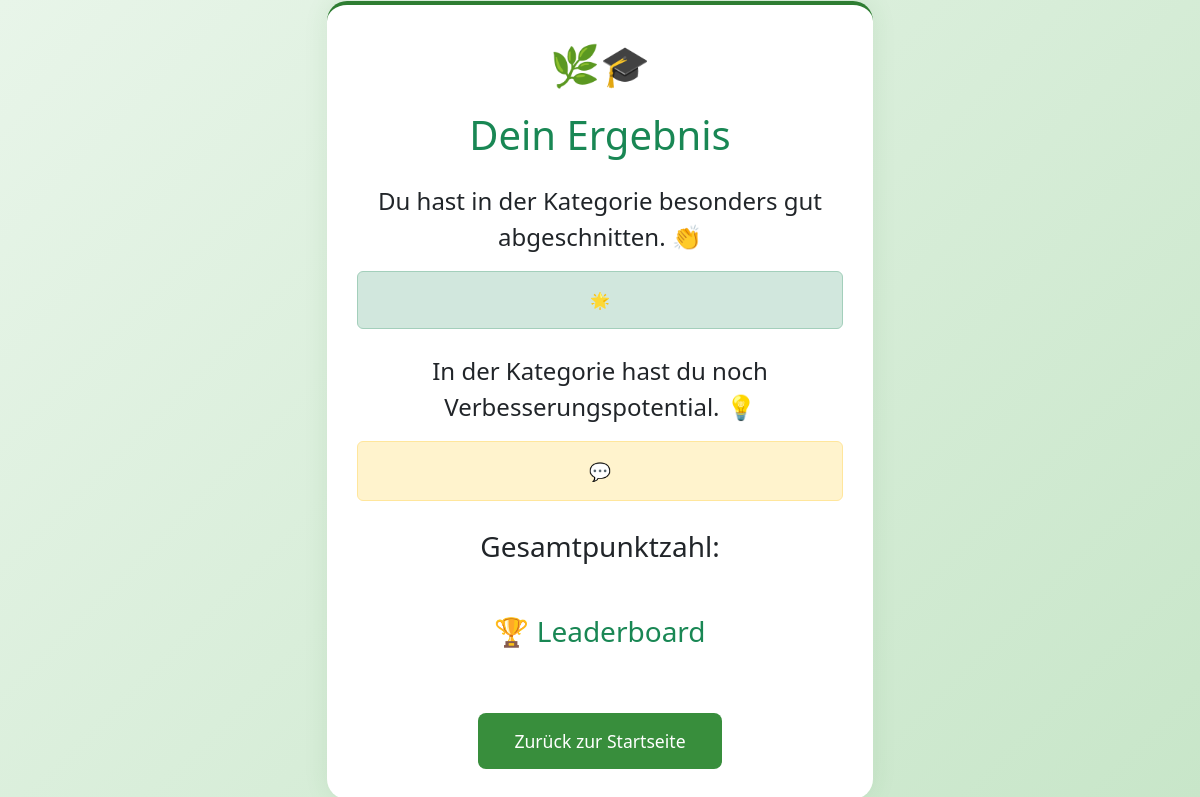
/results/, run on an earlier commit of the app's database.
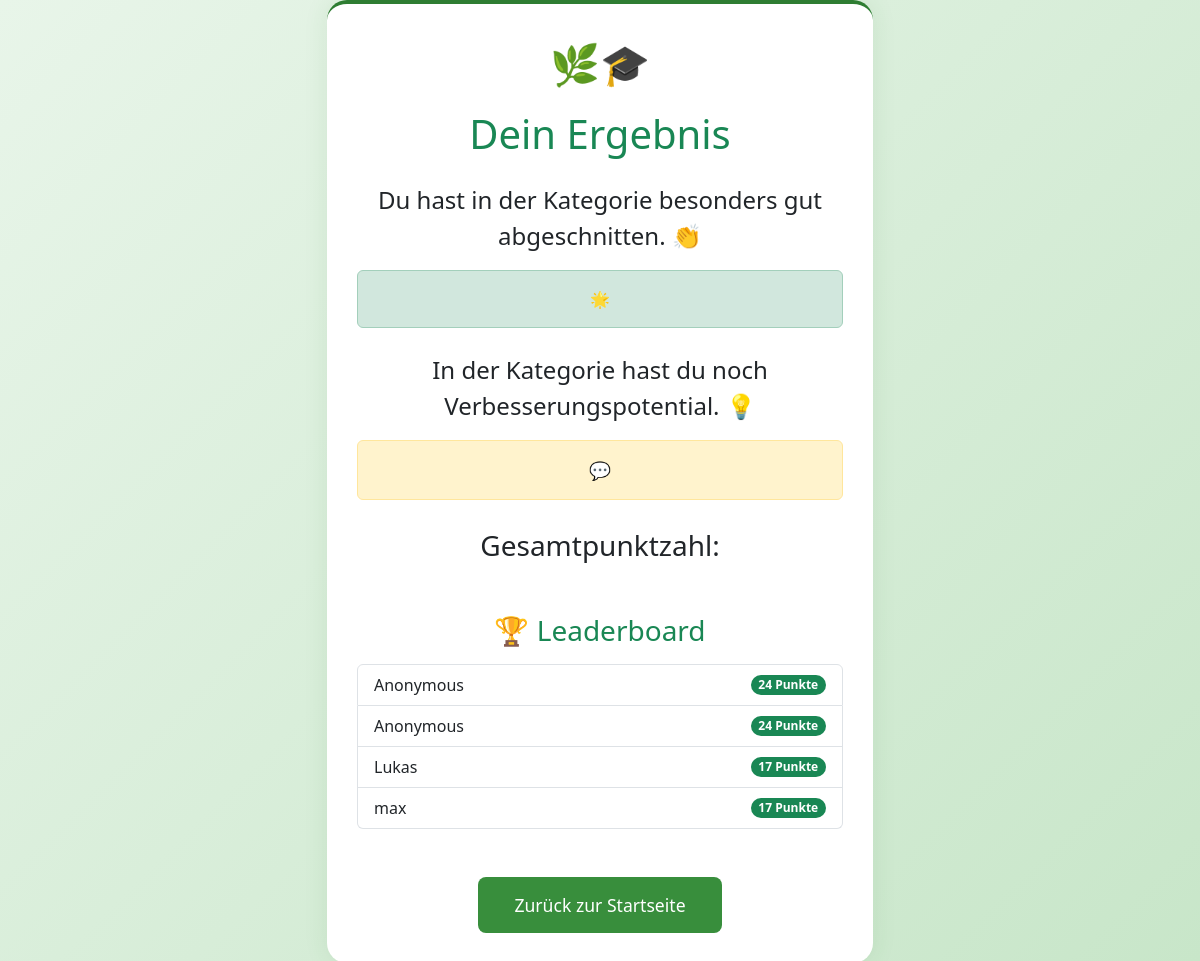
And on a later commit of the database.
### quiz/models.py (models this page shows, shortened)
class UserScore(models.Model):
    name = models.CharField(max_length=100)
    total_score = models.IntegerField()
    include_in_leaderboard = models.BooleanField(default=True)

### quiz/views.py (the view)
# urls.py: path('results/', views.results, name="results"),
def results(request):
    leaderboard = UserScore.objects.all().order_by('-total_score')  # Sortiere nach der Gesamtpunktzahl, absteigend
    context = {
        'leaderboard': leaderboard
    }
    return render(request, 'quiz/results.html', context)

### quiz/templates/quiz/results.html (shortened to what this page needs)
<!DOCTYPE html>
<html lang="de">
<head>
    {% load static %}
    <link href="https://cdn.jsdelivr.net/npm/bootstrap@5.3.0/dist/css/bootstrap.min.css" rel="stylesheet">
</head>
<body>
    <div class="container">
        <div class="row justify-content-center">
            <div class="col-md-8 col-lg-6">
                <div class="result-container">
                    <div class="text-center mb-4">
                        <div class="mb-3">
                            <span style="font-size: 2.5rem;">🌿🎓</span>
                        </div>
                        <h1 class="text-success mb-3">Dein Ergebnis</h1>
                    </div>
                    <div class="text-center">
                        <p class="fs-4">Du hast in der Kategorie <strong id="best-category"></strong> besonders gut
                            abgeschnitten. 👏</p>
                        <div id="praise" class="alert alert-success">
                            🌟 {{ praise }}
                        </div>
                        <p class="fs-4 mt-4">In der Kategorie <strong id="worst-category"></strong> hast du noch
                            Verbesserungspotential. 💡</p>
                        <div id="tip" class="alert alert-warning alert-custom">
                            💬 {{ tip }}
                        </div>
                        <p class="fs-3 mt-4">Gesamtpunktzahl: <strong id="total-score"></strong></p>
                    </div>
                    <h3 class="mt-5 text-success text-center">🏆 Leaderboard</h3>
                    <ul id="leaderboard" class="list-group mt-3">
                        {% for user in leaderboard %}
                        <li class="list-group-item d-flex justify-content-between align-items-center">
                            {{ user.name }}
                            <span class="badge bg-success rounded-pill">{{ user.total_score }} Punkte</span>
                        </li>
                        {% endfor %}
                    </ul>
                    <div class="text-center mt-5">
                        <a href="{% url 'index' %}" class="btn btn-eco btn-lg">Zurück zur Startseite</a>
                    </div>
                </div>
            </div>
        </div>
    </div>
</body>
</html>

### quiz/templates/quiz/results.html (style rules this page uses)
body { background-color: #f0faf0; min-height: 100vh; display: flex; align-items: center; background-image: linear-gradient(135deg, #e8f5e9 0%, #c8e6c9 100%); }
.result-container { background-color: white; border-radius: 20px; box-shadow: 0 0 25px rgba(46, 125, 50, 0.1); border-top: 4px solid #2e7d32; padding: 30px; }
.btn-eco { background-color: #388e3c; color: white; padding: 14px 35px; font-size: 1.1rem; transition: all 0.3s ease; }
.alert-custom { font-size: 1.1rem; }

What changed in the data, as far as the page shows it:
added UserScore: name "Anonymous", total_score "24"
added UserScore: name "Anonymous", total_score "24"
added UserScore: name "Lukas", total_score "17"
added UserScore: name "max", total_score "17"
